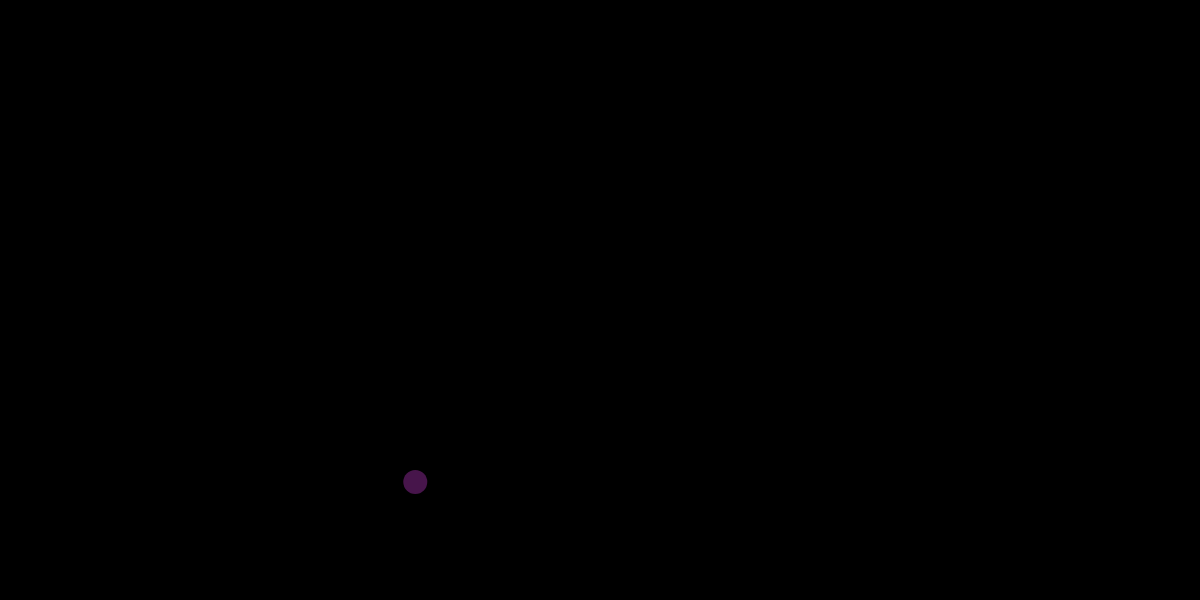
Frame 1 (no input)
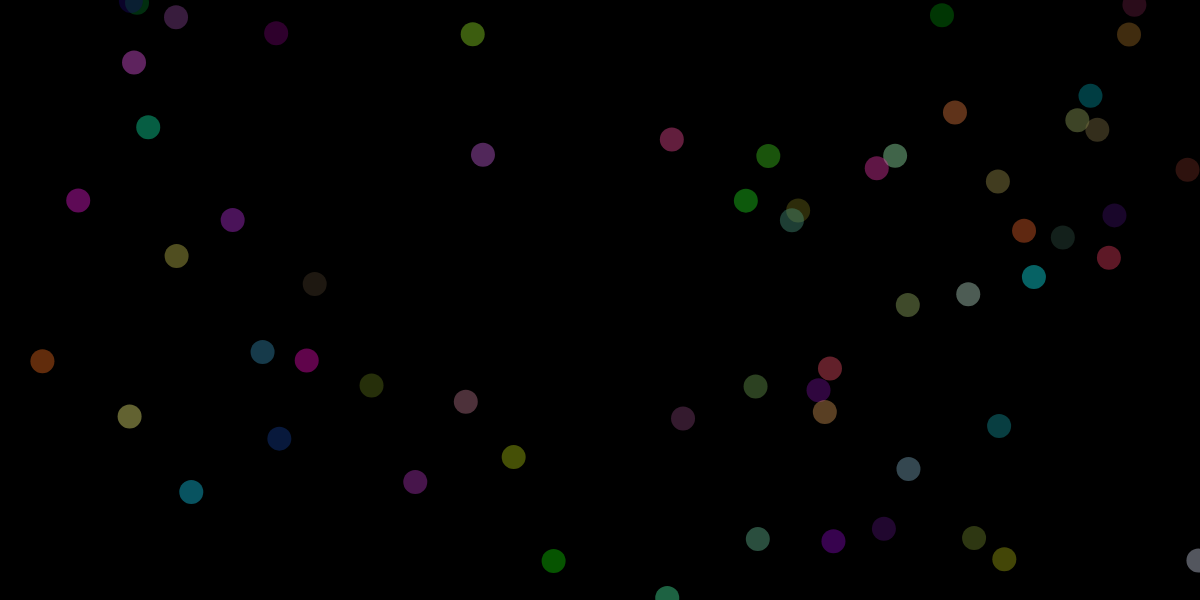
Frame 60 (no input)
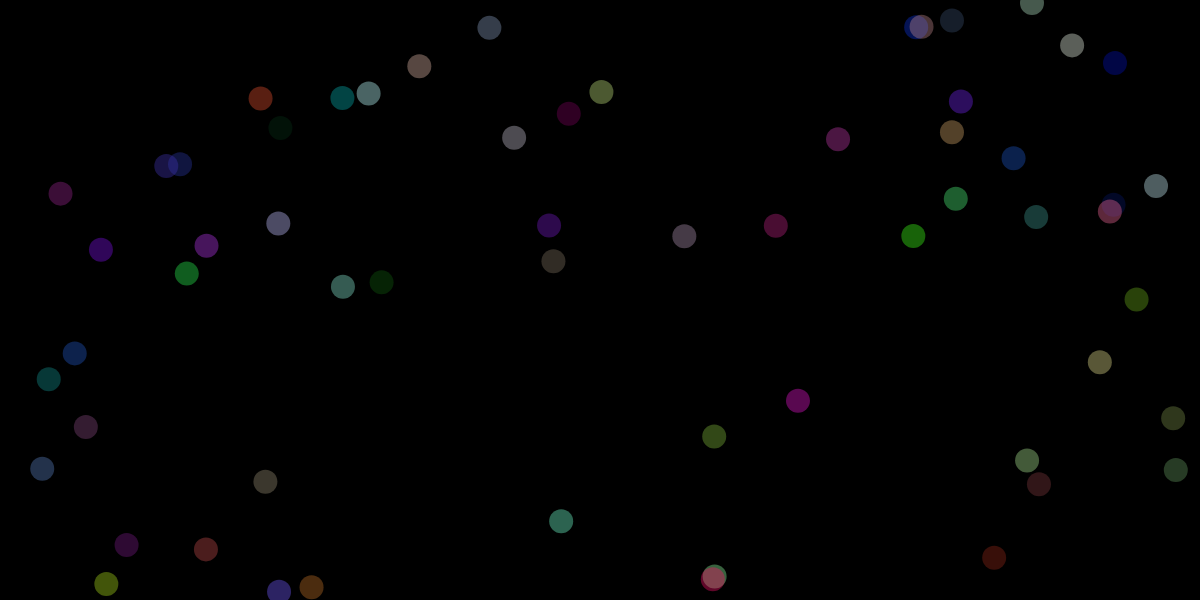
Frame 120 (the mouse pressed at the canvas centre since frame 60)

The p5.js sketch that drew these frames (run headless with seeded random() and noise() and a simulated clock; from frame 60 on, the mouse is pressed at the canvas centre):

// p5.js sketch
// ── sketch.js

let x, y, r, g, b;

function setup() {
    createCanvas(1200, 600);
    background(0);
}

function draw() {
    r = random(0, 255);
    g = random(0, 255);
    b = random(0, 255);
    x = random(width);
    y = random(height);
    noStroke();
    fill(r, g, b, 100);
    circle(x, y, 24);
}

function mousePressed() {
    background(0);
}
